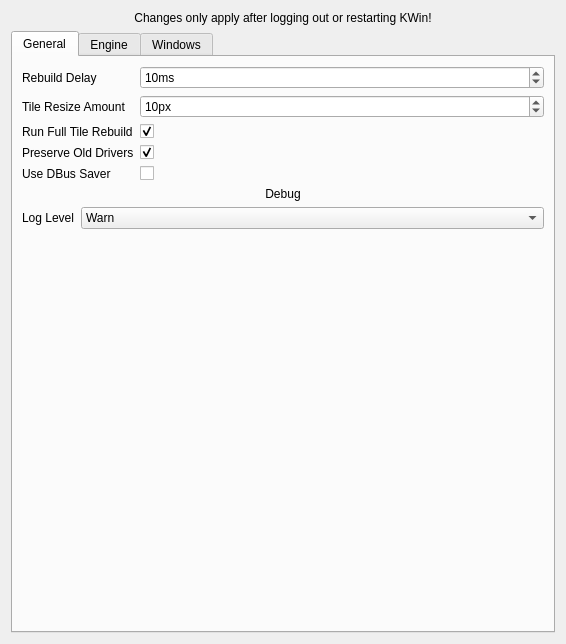
<?xml version="1.0" encoding="UTF-8"?>
<ui version="4.0">
 <class>KWin::PoloniumConfigForm</class>
 <widget class="QWidget" name="KWin::PoloniumConfigForm">
  <property name="geometry">
   <rect>
    <x>0</x>
    <y>0</y>
    <width>566</width>
    <height>644</height>
   </rect>
  </property>
  <property name="windowTitle">
   <string>Polonium</string>
  </property>
  <layout class="QGridLayout" name="gridLayout">
   <item row="1" column="1">
    <layout class="QVBoxLayout" name="verticalLayout">
     <item>
      <widget class="QTabWidget" name="tabWidget">
       <property name="currentIndex">
        <number>0</number>
       </property>
       <widget class="QWidget" name="General">
        <attribute name="title">
         <string>General</string>
        </attribute>
        <layout class="QVBoxLayout" name="verticalLayout_2">
         <item>
          <layout class="QFormLayout" name="GeneralForm">
           <property name="sizeConstraint">
            <enum>QLayout::SizeConstraint::SetFixedSize</enum>
           </property>
           <item row="0" column="0">
            <widget class="QLabel" name="rebuildDelayLabel">
             <property name="text">
              <string>Rebuild Delay</string>
             </property>
            </widget>
           </item>
           <item row="0" column="1">
            <widget class="QSpinBox" name="kcfg_RebuildDelay">
             <property name="suffix">
              <string>ms</string>
             </property>
             <property name="minimum">
              <number>1</number>
             </property>
             <property name="maximum">
              <number>1000</number>
             </property>
             <property name="value">
              <number>10</number>
             </property>
            </widget>
           </item>
           <item row="1" column="0">
            <widget class="QLabel" name="tileResizeAmountLabel">
             <property name="text">
              <string>Tile Resize Amount</string>
             </property>
            </widget>
           </item>
           <item row="1" column="1">
            <widget class="QSpinBox" name="kcfg_TileResizeAmount">
             <property name="suffix">
              <string>px</string>
             </property>
             <property name="minimum">
              <number>1</number>
             </property>
             <property name="maximum">
              <number>1000</number>
             </property>
             <property name="value">
              <number>10</number>
             </property>
            </widget>
           </item>
           <item row="2" column="0">
            <widget class="QLabel" name="fullRebuildLabel">
             <property name="toolTip">
              <string>&lt;html&gt;&lt;head/&gt;&lt;body&gt;&lt;p&gt;Increases lag but ensures tiles in groups of 3 or more are properly sized.&lt;/p&gt;&lt;/body&gt;&lt;/html&gt;</string>
             </property>
             <property name="text">
              <string>Run Full Tile Rebuild</string>
             </property>
            </widget>
           </item>
           <item row="2" column="1">
            <widget class="QCheckBox" name="kcfg_FullRebuild">
             <property name="toolTip">
              <string>&lt;html&gt;&lt;head/&gt;&lt;body&gt;&lt;p&gt;Increases lag but ensures tiles in groups of 3 or more are properly sized.&lt;/p&gt;&lt;/body&gt;&lt;/html&gt;</string>
             </property>
             <property name="text">
              <string/>
             </property>
             <property name="checked">
              <bool>true</bool>
             </property>
            </widget>
           </item>
           <item row="3" column="0">
            <widget class="QLabel" name="preserveOldDriversLabel">
             <property name="text">
              <string>Preserve Old Drivers</string>
             </property>
            </widget>
           </item>
           <item row="3" column="1">
            <widget class="QCheckBox" name="kcfg_PreserveOldDrivers">
             <property name="text">
              <string/>
             </property>
             <property name="checked">
              <bool>true</bool>
             </property>
            </widget>
           </item>
           <item row="4" column="0">
            <widget class="QLabel" name="useDBusSaver">
             <property name="text">
              <string>Use DBus Saver</string>
             </property>
            </widget>
           </item>
           <item row="4" column="1">
            <widget class="QCheckBox" name="kcfg_UseDBusSaver">
             <property name="text">
              <string/>
             </property>
            </widget>
           </item>
          </layout>
         </item>
         <item>
          <widget class="QLabel" name="debugTitle">
           <property name="sizePolicy">
            <sizepolicy hsizetype="Expanding" vsizetype="Fixed">
             <horstretch>0</horstretch>
             <verstretch>0</verstretch>
            </sizepolicy>
           </property>
           <property name="text">
            <string>Debug</string>
           </property>
           <property name="alignment">
            <set>Qt::AlignmentFlag::AlignCenter</set>
           </property>
          </widget>
         </item>
         <item>
          <layout class="QFormLayout" name="DebugForm">
           <item row="0" column="0">
            <widget class="QLabel" name="logLevelLabel">
             <property name="text">
              <string>Log Level</string>
             </property>
            </widget>
           </item>
           <item row="0" column="1">
            <widget class="QComboBox" name="kcfg_LogLevel">
             <property name="currentIndex">
              <number>1</number>
             </property>
             <item>
              <property name="text">
               <string>Error</string>
              </property>
             </item>
             <item>
              <property name="text">
               <string>Warn</string>
              </property>
             </item>
             <item>
              <property name="text">
               <string>Log</string>
              </property>
             </item>
             <item>
              <property name="text">
               <string>Debug</string>
              </property>
             </item>
            </widget>
           </item>
          </layout>
         </item>
         <item>
          <spacer name="generalSpacer">
           <property name="orientation">
            <enum>Qt::Orientation::Vertical</enum>
           </property>
           <property name="sizeHint" stdset="0">
            <size>
             <width>20</width>
             <height>40</height>
            </size>
           </property>
          </spacer>
         </item>
        </layout>
       </widget>
       <widget class="QWidget" name="Engine">
        <attribute name="title">
         <string>Engine</string>
        </attribute>
        <layout class="QVBoxLayout" name="verticalLayout_4">
         <item>
          <layout class="QFormLayout" name="DefaultEngineForm">
           <item row="0" column="0">
            <widget class="QLabel" name="defaultEngineLabel">
             <property name="text">
              <string>Default Engine</string>
             </property>
            </widget>
           </item>
           <item row="0" column="1">
            <widget class="QComboBox" name="kcfg_DefaultEngine">
             <item>
              <property name="text">
               <string>BTree</string>
              </property>
             </item>
             <item>
              <property name="text">
               <string>Half</string>
              </property>
             </item>
            </widget>
           </item>
          </layout>
         </item>
         <item>
          <widget class="QLabel" name="btreeLabel">
           <property name="sizePolicy">
            <sizepolicy hsizetype="Preferred" vsizetype="Fixed">
             <horstretch>0</horstretch>
             <verstretch>0</verstretch>
            </sizepolicy>
           </property>
           <property name="text">
            <string>BTree</string>
           </property>
           <property name="alignment">
            <set>Qt::AlignmentFlag::AlignCenter</set>
           </property>
          </widget>
         </item>
         <item>
          <layout class="QFormLayout" name="BTreeForm">
           <item row="0" column="0">
            <widget class="QLabel" name="btreeSwapInsertSideLabel">
             <property name="text">
              <string>Swap Insert Side</string>
             </property>
            </widget>
           </item>
           <item row="0" column="1">
            <widget class="QCheckBox" name="kcfg_BTreeSwapInsertSide">
             <property name="text">
              <string/>
             </property>
            </widget>
           </item>
           <item row="1" column="1">
            <widget class="QCheckBox" name="kcfg_BTreeRotateLayout">
             <property name="text">
              <string/>
             </property>
            </widget>
           </item>
           <item row="1" column="0">
            <widget class="QLabel" name="btreeRotateLayoutLabel">
             <property name="text">
              <string>Rotate Layout</string>
             </property>
            </widget>
           </item>
          </layout>
         </item>
         <item>
          <widget class="QLabel" name="halfLabel">
           <property name="text">
            <string>Half</string>
           </property>
           <property name="alignment">
            <set>Qt::AlignmentFlag::AlignCenter</set>
           </property>
          </widget>
         </item>
         <item>
          <layout class="QFormLayout" name="HalfForm">
           <item row="0" column="0">
            <widget class="QLabel" name="halfSwapInsertSideLabel">
             <property name="text">
              <string>Swap Insert Side</string>
             </property>
            </widget>
           </item>
           <item row="0" column="1">
            <widget class="QCheckBox" name="kcfg_HalfSwapInsertSide">
             <property name="text">
              <string/>
             </property>
            </widget>
           </item>
           <item row="1" column="0">
            <widget class="QLabel" name="halfMiddleSplitLabel">
             <property name="text">
              <string>Middle Split</string>
             </property>
            </widget>
           </item>
           <item row="1" column="1">
            <widget class="QDoubleSpinBox" name="kcfg_HalfMiddleSplit">
             <property name="minimum">
              <double>0.150000000000000</double>
             </property>
             <property name="maximum">
              <double>0.850000000000000</double>
             </property>
             <property name="singleStep">
              <double>0.050000000000000</double>
             </property>
             <property name="value">
              <double>0.500000000000000</double>
             </property>
            </widget>
           </item>
           <item row="2" column="0">
            <widget class="QLabel" name="halfRotateLayoutLabel">
             <property name="text">
              <string>Rotate Layout</string>
             </property>
            </widget>
           </item>
           <item row="2" column="1">
            <widget class="QCheckBox" name="kcfg_HalfRotateLayout">
             <property name="text">
              <string/>
             </property>
            </widget>
           </item>
          </layout>
         </item>
         <item>
          <spacer name="verticalSpacer">
           <property name="orientation">
            <enum>Qt::Orientation::Vertical</enum>
           </property>
           <property name="sizeHint" stdset="0">
            <size>
             <width>20</width>
             <height>40</height>
            </size>
           </property>
          </spacer>
         </item>
        </layout>
       </widget>
       <widget class="QWidget" name="Windows">
        <attribute name="title">
         <string>Windows</string>
        </attribute>
        <layout class="QVBoxLayout" name="verticalLayout_3">
         <item>
          <widget class="QLabel" name="regexInfoLabel">
           <property name="sizePolicy">
            <sizepolicy hsizetype="Expanding" vsizetype="Fixed">
             <horstretch>0</horstretch>
             <verstretch>0</verstretch>
            </sizepolicy>
           </property>
           <property name="text">
            <string>All text fields accept regex. Commas will become OR statements (regex "|").</string>
           </property>
           <property name="alignment">
            <set>Qt::AlignmentFlag::AlignCenter</set>
           </property>
          </widget>
         </item>
         <item>
          <layout class="QFormLayout" name="WindowsForm">
           <item row="0" column="0">
            <widget class="QLabel" name="ignoreWindowClassesLabel">
             <property name="text">
              <string>Do Not Tile Window Classes</string>
             </property>
            </widget>
           </item>
           <item row="0" column="1">
            <widget class="QLineEdit" name="kcfg_IgnoreWindowClasses">
             <property name="text">
              <string>krunner, yakuake, kded, polkit, plasmashell, xwaylandvideobridge</string>
             </property>
            </widget>
           </item>
           <item row="1" column="0">
            <widget class="QLabel" name="floatingWindowClassesLabel">
             <property name="text">
              <string>Floating by Default Window Classes</string>
             </property>
            </widget>
           </item>
           <item row="1" column="1">
            <widget class="QLineEdit" name="kcfg_FloatingWindowClasses">
             <property name="text">
              <string>discord</string>
             </property>
            </widget>
           </item>
           <item row="2" column="0">
            <widget class="QLabel" name="bordersLabel">
             <property name="text">
              <string>Borders</string>
             </property>
            </widget>
           </item>
           <item row="2" column="1">
            <widget class="QComboBox" name="kcfg_Borders">
             <property name="minimumSize">
              <size>
               <width>200</width>
               <height>32</height>
              </size>
             </property>
             <property name="currentIndex">
              <number>4</number>
             </property>
             <item>
              <property name="text">
               <string>No Borders</string>
              </property>
             </item>
             <item>
              <property name="text">
               <string>Border Floating Only</string>
              </property>
             </item>
             <item>
              <property name="text">
               <string>Border Active Only</string>
              </property>
             </item>
             <item>
              <property name="text">
               <string>Border Floating/Active</string>
              </property>
             </item>
             <item>
              <property name="text">
               <string>Border All</string>
              </property>
             </item>
            </widget>
           </item>
           <item row="3" column="0">
            <widget class="QLabel" name="tiledWindowsBelowLabel">
             <property name="text">
              <string>Place Tiled Windows Below</string>
             </property>
            </widget>
           </item>
           <item row="3" column="1">
            <widget class="QCheckBox" name="kcfg_TiledWindowsBelow">
             <property name="text">
              <string/>
             </property>
             <property name="checked">
              <bool>true</bool>
             </property>
            </widget>
           </item>
           <item row="4" column="0">
            <widget class="QLabel" name="tilePopupsLabel">
             <property name="text">
              <string>Tile Popup Windows</string>
             </property>
            </widget>
           </item>
           <item row="4" column="1">
            <widget class="QCheckBox" name="kcfg_TilePopups">
             <property name="text">
              <string/>
             </property>
            </widget>
           </item>
          </layout>
         </item>
        </layout>
       </widget>
      </widget>
     </item>
    </layout>
   </item>
   <item row="0" column="1">
    <widget class="QLabel" name="label">
     <property name="text">
      <string>Changes only apply after logging out or restarting KWin!</string>
     </property>
     <property name="alignment">
      <set>Qt::AlignmentFlag::AlignCenter</set>
     </property>
    </widget>
   </item>
  </layout>
 </widget>
 <resources/>
 <connections/>
</ui>
